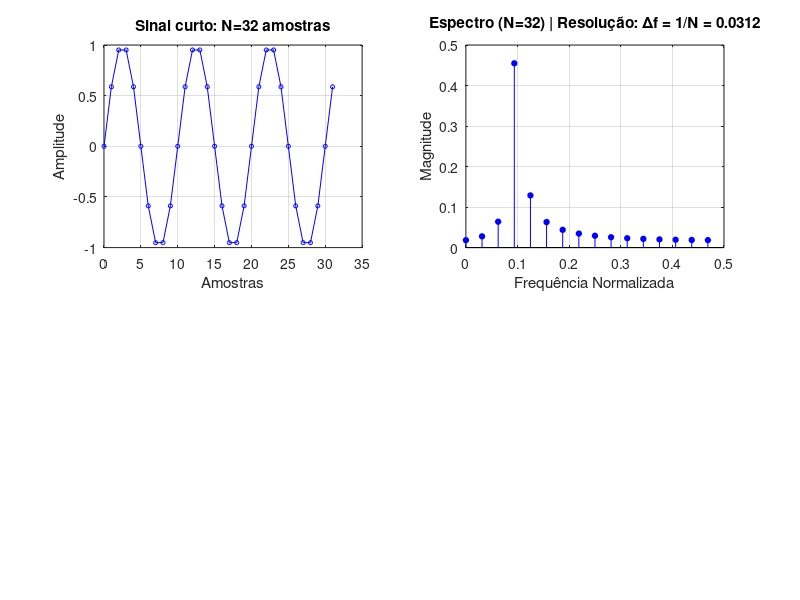

This figure's MATLAB source: (Note: this script raises an error after producing the figure.)
% QUESTÃO 8 - Influência do número de amostras
% Compara a resolução espectral para sinais com
% durações diferentes (mesma frequência fundamental)


clear; clc; close all;

f0 = 0.1;  % frequência fundamental (igual nos dois)

% Sinal curto
N1 = 32;
n1 = 0:N1-1;
x1 = sin(2*pi*f0*n1);

% Sinal longo
N2 = 256;
n2 = 0:N2-1;
x2 = sin(2*pi*f0*n2);

% FFT de cada um (zero-padding não é usado aqui, cada um com seu N)
X1 = fft(x1);
X2 = fft(x2);

f1 = (0:N1-1)/N1;
f2 = (0:N2-1)/N2;

m1 = 1:N1/2;
m2 = 1:N2/2;

mag1 = abs(X1(m1))/N1;
mag2 = abs(X2(m2))/N2;

% --- Plotar ---
figure('Name','Questão 8 - Resolução Espectral','NumberTitle','off');

subplot(2,2,1);
plot(n1, x1, 'b-o', 'MarkerSize', 3);
title(sprintf('Sinal curto: N=%d amostras', N1));
xlabel('Amostras'); ylabel('Amplitude'); grid on;

subplot(2,2,2);
stem(f1(m1), mag1, 'b', 'filled', 'MarkerSize', 4);
title(sprintf('Espectro (N=%d) | Resolução: Δf = 1/N = %.4f', N1, 1/N1));
xlabel('Frequência Normalizada'); ylabel('Magnitude'); grid on;
xline(f0,'r--','f0');

subplot(2,2,3);
plot(n2, x2, 'r');
title(sprintf('Sinal longo: N=%d amostras', N2));
xlabel('Amostras'); ylabel('Amplitude'); grid on;

subplot(2,2,4);
stem(f2(m2), mag2, 'r', 'filled', 'MarkerSize', 3);
title(sprintf('Espectro (N=%d) | Resolução: Δf = 1/N = %.4f', N2, 1/N2));
xlabel('Frequência Normalizada'); ylabel('Magnitude'); grid on;
xline(f0,'b--','f0');

fprintf('=== Resolução Espectral ===\n');
fprintf('N=%d: resolução Δf = 1/%d = %.4f\n', N1, N1, 1/N1);
fprintf('N=%d: resolução Δf = 1/%d = %.4f\n', N2, N2, 1/N2);
fprintf('Sinal mais longo tem %.0fx melhor resolução!\n', N2/N1);

% DISCUSSÃO:
% A resolução espectral é dada por Δf = 1/N (em frequência normalizada).
% Com N=32, cada ponto no espectro representa uma faixa de 1/32 ≈ 0.031.
% Com N=256, essa faixa cai para 1/256 ≈ 0.004.
% Isso significa que com mais amostras, conseguimos distinguir
% frequências mais próximas. Por exemplo, duas frequências em
% f=0.10 e f=0.11 seriam indistinguíveis com N=32, mas apareceriam
% como dois picos separados com N=256.
